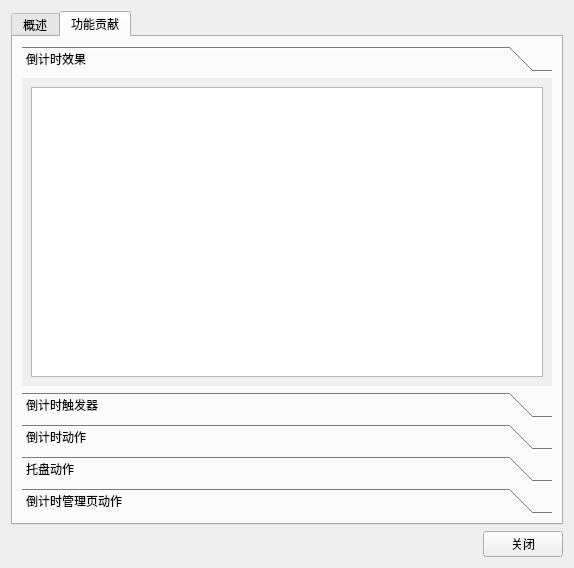
<?xml version="1.0" encoding="UTF-8"?>
<ui version="4.0">
 <class>PluginInfo</class>
 <widget class="QWidget" name="PluginInfo">
  <property name="geometry">
   <rect>
    <x>0</x>
    <y>0</y>
    <width>574</width>
    <height>568</height>
   </rect>
  </property>
  <property name="windowTitle">
   <string>插件信息：{}</string>
  </property>
  <property name="windowIcon">
   <iconset theme="configure">
    <normaloff>.</normaloff>.</iconset>
  </property>
  <layout class="QVBoxLayout" name="verticalLayout">
   <item>
    <widget class="QTabWidget" name="tabWidget">
     <property name="currentIndex">
      <number>1</number>
     </property>
     <widget class="QWidget" name="tab_gernel">
      <attribute name="title">
       <string>概述</string>
      </attribute>
      <layout class="QVBoxLayout" name="verticalLayout_2">
       <item>
        <widget class="QLabel" name="lb_plugin_info">
         <property name="text">
          <string>&lt;html&gt;&lt;head/&gt;&lt;body&gt;&lt;p&gt;插件id：{}&lt;/p&gt;&lt;p&gt;插件名称：{}&lt;/p&gt;&lt;p&gt;插件描述：{}&lt;/p&gt;&lt;p&gt;插件作者：{}&lt;/p&gt;&lt;p&gt;插件网站：{}&lt;/p&gt;&lt;p&gt;插件包名：{}&lt;/p&gt;&lt;/body&gt;&lt;/html&gt;</string>
         </property>
         <property name="textInteractionFlags">
          <set>Qt::LinksAccessibleByKeyboard|Qt::LinksAccessibleByMouse|Qt::TextBrowserInteraction|Qt::TextSelectableByKeyboard|Qt::TextSelectableByMouse</set>
         </property>
        </widget>
       </item>
       <item>
        <spacer name="verticalSpacer">
         <property name="orientation">
          <enum>Qt::Vertical</enum>
         </property>
         <property name="sizeHint" stdset="0">
          <size>
           <width>20</width>
           <height>40</height>
          </size>
         </property>
        </spacer>
       </item>
       <item>
        <widget class="QPushButton" name="btn_browse_plugin">
         <property name="text">
          <string>浏览插件文件</string>
         </property>
        </widget>
       </item>
      </layout>
     </widget>
     <widget class="QWidget" name="tab_functions">
      <attribute name="title">
       <string>功能贡献</string>
      </attribute>
      <layout class="QVBoxLayout" name="verticalLayout_3">
       <item>
        <widget class="QToolBox" name="toolBox">
         <property name="contextMenuPolicy">
          <enum>Qt::NoContextMenu</enum>
         </property>
         <property name="currentIndex">
          <number>0</number>
         </property>
         <widget class="QWidget" name="pg_effects">
          <property name="geometry">
           <rect>
            <x>0</x>
            <y>0</y>
            <width>526</width>
            <height>275</height>
           </rect>
          </property>
          <attribute name="label">
           <string>倒计时效果</string>
          </attribute>
          <layout class="QVBoxLayout" name="verticalLayout_4">
           <item>
            <widget class="QListWidget" name="lst_effects"/>
           </item>
          </layout>
         </widget>
         <widget class="QWidget" name="pg_triggers">
          <property name="geometry">
           <rect>
            <x>0</x>
            <y>0</y>
            <width>526</width>
            <height>275</height>
           </rect>
          </property>
          <attribute name="label">
           <string>倒计时触发器</string>
          </attribute>
          <layout class="QVBoxLayout" name="verticalLayout_5">
           <item>
            <widget class="QListWidget" name="lst_triggers"/>
           </item>
          </layout>
         </widget>
         <widget class="QWidget" name="pg_actions">
          <property name="geometry">
           <rect>
            <x>0</x>
            <y>0</y>
            <width>526</width>
            <height>275</height>
           </rect>
          </property>
          <attribute name="label">
           <string>倒计时动作</string>
          </attribute>
          <layout class="QVBoxLayout" name="verticalLayout_6">
           <item>
            <widget class="QListWidget" name="lst_actions"/>
           </item>
          </layout>
         </widget>
         <widget class="QWidget" name="pg_tray_actions">
          <property name="geometry">
           <rect>
            <x>0</x>
            <y>0</y>
            <width>107</width>
            <height>107</height>
           </rect>
          </property>
          <attribute name="label">
           <string>托盘动作</string>
          </attribute>
          <layout class="QVBoxLayout" name="verticalLayout_7">
           <item>
            <widget class="QListWidget" name="lst_tray_actions"/>
           </item>
          </layout>
         </widget>
         <widget class="QWidget" name="pg_pmgr_actions">
          <property name="geometry">
           <rect>
            <x>0</x>
            <y>0</y>
            <width>526</width>
            <height>275</height>
           </rect>
          </property>
          <attribute name="label">
           <string>倒计时管理页动作</string>
          </attribute>
          <layout class="QVBoxLayout" name="verticalLayout_8">
           <item>
            <widget class="QListWidget" name="lst_pm_actions"/>
           </item>
          </layout>
         </widget>
        </widget>
       </item>
      </layout>
     </widget>
    </widget>
   </item>
   <item>
    <layout class="QHBoxLayout" name="horizontalLayout">
     <item>
      <spacer name="horizontalSpacer">
       <property name="orientation">
        <enum>Qt::Horizontal</enum>
       </property>
       <property name="sizeHint" stdset="0">
        <size>
         <width>40</width>
         <height>20</height>
        </size>
       </property>
      </spacer>
     </item>
     <item>
      <widget class="QPushButton" name="btn_close">
       <property name="text">
        <string>关闭</string>
       </property>
      </widget>
     </item>
    </layout>
   </item>
  </layout>
 </widget>
 <resources/>
 <connections>
  <connection>
   <sender>btn_close</sender>
   <signal>released()</signal>
   <receiver>PluginInfo</receiver>
   <slot>close()</slot>
   <hints>
    <hint type="sourcelabel">
     <x>523</x>
     <y>543</y>
    </hint>
    <hint type="destinationlabel">
     <x>563</x>
     <y>0</y>
    </hint>
   </hints>
  </connection>
 </connections>
</ui>
